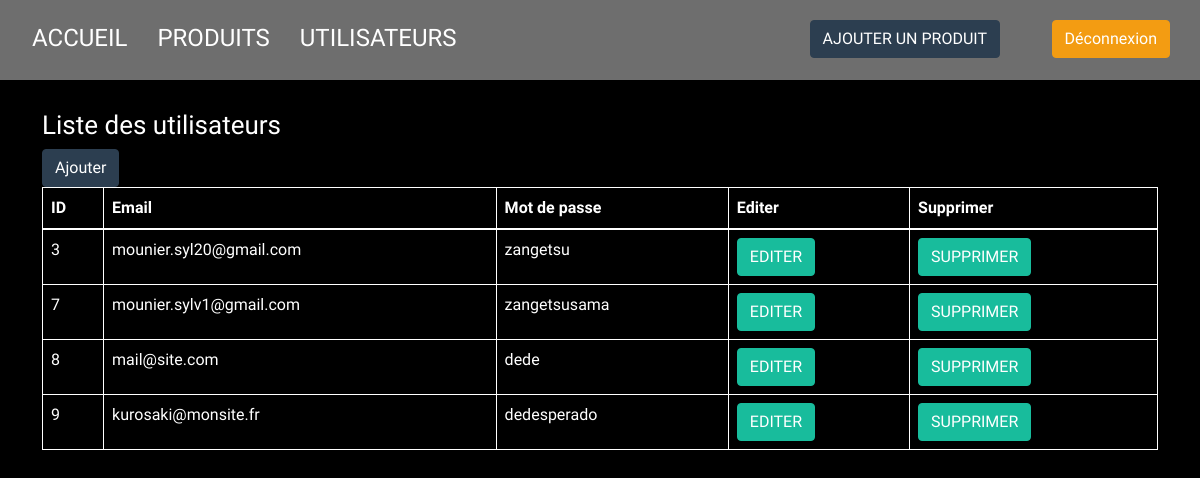
Before: /utilisateurs.php (signed in) with the older database file.
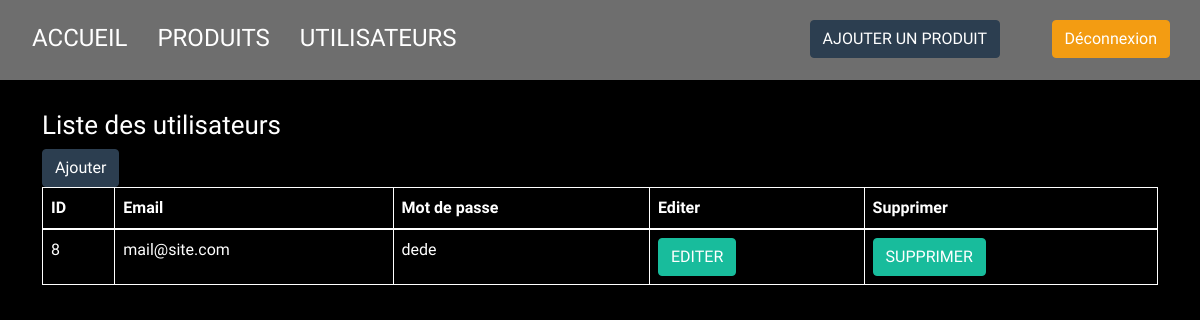
After: the same page with the newer database file.
### tables this page shows
CREATE TABLE `utilisateurs` (
  `id_user` int(11) NOT NULL,
  `email_user` varchar(250) NOT NULL,
  `pass_user` varchar(250) NOT NULL
);

### utilisateurs.php (the view, shortened to what this page needs)
<?php
try {
    $connexion = new PDO("mysql:host=localhost;dbname=ecommerce;charset=UTF8", "root", "");
    $connexion->setAttribute(PDO::ATTR_ERRMODE, PDO::ERRMODE_EXCEPTION);
} catch (PDOException $exception) {
    echo "erreur " . $exception->getMessage();
}
$sql = "SELECT * FROM `utilisateurs`";
$utilisateurs = $connexion->query($sql);
?>
<!DOCTYPE html>
<html lang="en">
<head>
    <link rel="stylesheet" href="css/bootstrap.css" type="text/css">
    <link rel="stylesheet" href="css/style.css" type="text/css">
</head>
<body>
<?php require_once "menu.php"; ?>
<div class="container">
    <div class="row-utilisateurs">
        <h1>Liste des utilisateurs</h1>
        <a href="ajouter_utilisateur.php" class="btn btn-primary">Ajouter</a>
        <table class="table">
            <thead>
                <tr>
                    <th scope="col">ID</th>
                    <th scope="col">Email</th>
                    <th scope="col">Mot de passe</th>
                    <th scope="col">Editer</th>
                    <th scope="col">Supprimer</th>
                </tr>
            </thead>
            <tbody>
            <?php
            foreach ($utilisateurs as $utilisateur){
                ?>
                <tr>
                    <td scope="col"><?= $utilisateur['id_user'] ?></td>
                    <td><?= $utilisateur['email_user'] ?></td>
                    <td><?= $utilisateur['pass_user'] ?></td>
                    <td>
                        <a href="editer_utilisateur.php?id_utilisateur=<?= $utilisateur['id_user'] ?>" class="btn btn-success">EDITER</a>
                    </td>
                    <td>
                        <a href="supprimer_utilisateur.php?id_utilisateur=<?= $utilisateur['id_user'] ?>" class="btn btn-success">SUPPRIMER</a>
                    </td>
                </tr>
                <?php
            }
            ?>
            </tbody>
        </table>
    </div>
</div>
</body>
</html>

### menu.php
<header>
    <ul>
        <li><a href="#">Accueil</a></li>
        <li><a href="produits.php">Produits</a></li>
        <li><a href="utilisateurs.php">Utilisateurs</a></li>
    </ul>
    <a href="ajouter_produit.php" class="btn btn-primary ajout">Ajouter un produit</a>
    <form action="produits.php" method="post" id="form-deco">
        <button type="submit" class="btn btn-warning" name="deconnecte">Déconnexion</button>
    </form>
</header>

### css/style.css (style rules this page uses)
body { margin:0; padding:0; font-family: 'Ubuntu', sans-serif; background-color: #000000; }
h1 { font-size: 26px; margin-top: 30px; color: #FFFFFF; }
.ajout { position : absolute; top : 20px; right: 200px; }
#form-deco { position : absolute; top : 20px; right: 30px; }
header { width: 100%; height: 80px; text-transform: uppercase; background-color: #6E6E6E; align-items: stretch; }
header ul { display: flex; align-items: center; list-style-type: none; font-size : 24px; padding-top : 20px; }
header ul li { margin-right: 30px; }
header ul li a { color: #FFFFFF; text-decoration: none; }
table, thead, tbody, th, td { color: #FFFFFF; border: 1px solid #FFFFFF; }
.row-produits, .row-utilisateurs { color: #FFFFFF; }

Changed rows visible on the page:
removed utilisateurs: id_user "3", email_user "mounier.syl20@gmail.com", pass_user "zangetsu"
removed utilisateurs: id_user "7", email_user "mounier.sylv1@gmail.com", pass_user "zangetsusama"
removed utilisateurs: id_user "9", email_user "kurosaki@monsite.fr", pass_user "dedesperado"
